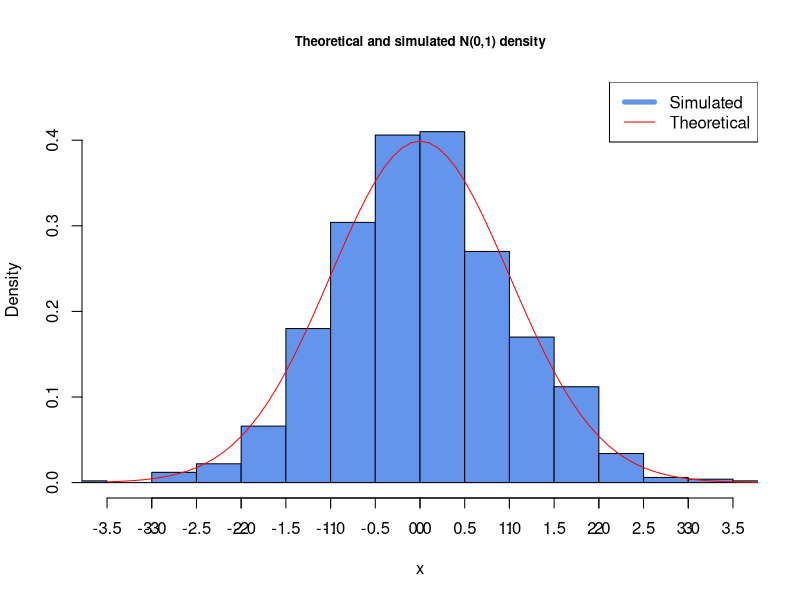

Write R code to recreate this figure.
### Simulate standard bivariate normal random variables ###
#
# This function uses Box-Muller transformation
#
# Follows slide 38
###
# 0. Clear the environment
rm(list = ls())

# 1. Define the Box Muller function
BoxMuller <- function(size = 1) {
  
  # size: number of standard bivariate normal random variables
  # to simulate
  
  U <- runif(size)
  V <- runif(size)
  
  X <- sqrt(-2*log(U)) * cos(2*pi*V)
  Y <- sqrt(-2*log(U)) * sin(2*pi*V)

  return(c(X,Y))  
  
}


#2. A test of the function: simulate

set.seed(10086)
Z <- BoxMuller(size = 500)

#3. Plot the histogram

hist(Z, breaks = 25, freq = FALSE, 
     main = "Theoretical and simulated N(0,1) density", 
     col = "cornflowerblue", 
     xlim = c(-3.5, 3.5), ylim = c(0,0.45), 
     xlab = "x",
     cex.main = 0.8)

xPoint = seq(-3.5, max(Z)+0.5, 0.1)
lines(xPoint, dnorm(xPoint), col = "red")

legend("topright", legend = c("Simulated", "Theoretical"), lty = c(1, 1),
       lwd = c(5, 1), col = c("cornflowerblue", "red"))

axis(1, at = seq(-3.5, 3.5, by = 0.5))
